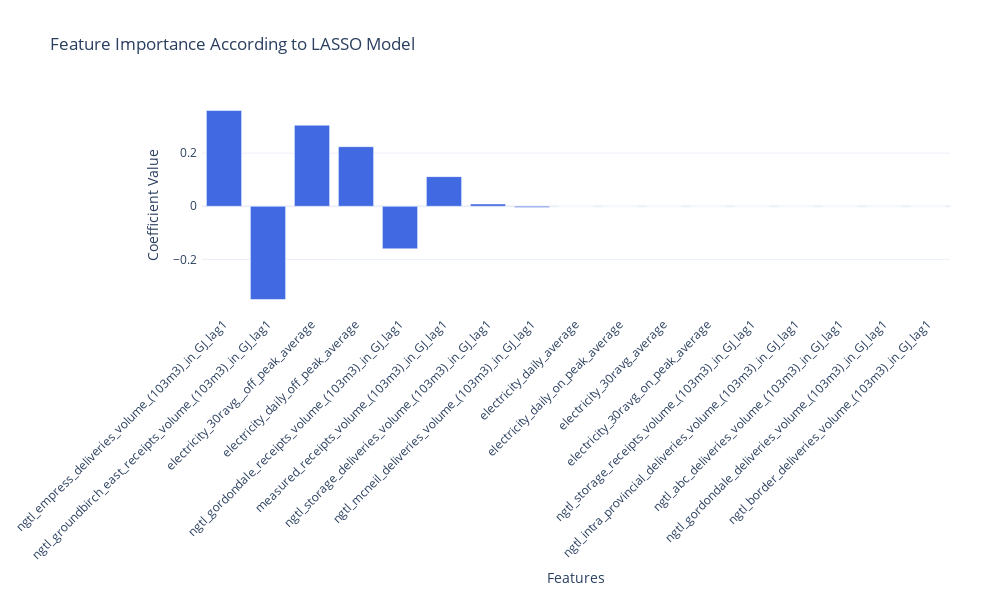

Source (notebook cell):
### Code cell
# Visualize coefficients
features_coefficients = zip(feature_names, lasso_ng_coefficients)

# Convert to list for sorting and plotting
features_coefficients_list = list(features_coefficients)

# Sort coefficients by their absolute values for better visualization
features_coefficients_list.sort(key=lambda x: abs(x[1]), reverse=True)

# Unzip into two lists for plotting
sorted_features, sorted_coefficients = zip(*features_coefficients_list)

# Create a bar chart
fig = go.Figure([go.Bar(x=sorted_features, y=sorted_coefficients, marker_color='royalblue')])
fig.update_layout(
    title='Feature Importance According to LASSO Model',
    xaxis_title='Features',
    yaxis_title='Coefficient Value',
    xaxis_tickangle=-45,
    template='plotly_white',
    autosize=False,
    width=1000, 
    height=600,  
    margin=dict(
        l=100, 
        r=50, 
        b=150,  
        t=100,
        pad=4
    )
)

fig.show()

### Figure 1 — Plotly figure (JSON) as saved in the notebook; plotly's stock layout.template omitted (floating-point values rounded to 4 significant figures)
{"data": [{"marker": {"color": "royalblue"}, "type": "bar", "x": ["ngtl_empress_deliveries_volume_(103m3)_in_GJ_lag1", "ngtl_groundbirch_east_receipts_volume_(103m3)_in_GJ_lag1", "electricity_30ravg__off_peak_average", "electricity_daily_off_peak_average", "ngtl_gordondale_receipts_volume_(103m3)_in_GJ_lag1", "measured_receipts_volume_(103m3)_in_GJ_lag1", "ngtl_storage_deliveries_volume_(103m3)_in_GJ_lag1", "ngtl_mcneil_deliveries_volume_(103m3)_in_GJ_lag1", "electricity_daily_average", "electricity_daily_on_peak_average", "electricity_30ravg_average", "electricity_30ravg_on_peak_average", "ngtl_storage_receipts_volume_(103m3)_in_GJ_lag1", "ngtl_intra_provincial_deliveries_volume_(103m3)_in_GJ_lag1", "ngtl_abc_deliveries_volume_(103m3)_in_GJ_lag1", "ngtl_gordondale_deliveries_volume_(103m3)_in_GJ_lag1", "ngtl_border_deliveries_volume_(103m3)_in_GJ_lag1"], "y": [0.3603, -0.3506, 0.305, 0.2243, -0.1599, 0.1115, 0.00874, -0.004565, 0, 0, 0, 0, 0, 0, 0, 0, 0]}], "layout": {"autosize": false, "height": 600, "margin": {"b": 150, "l": 100, "pad": 4, "r": 50, "t": 100}, "title": {"text": "Feature Importance According to LASSO Model"}, "width": 1000, "xaxis": {"autorange": true, "range": [-0.5, 16.5], "tickangle": -45, "title": {"text": "Features"}, "type": "category"}, "yaxis": {"autorange": true, "range": [-0.3901, 0.3998], "title": {"text": "Coefficient Value"}, "type": "linear"}}}
